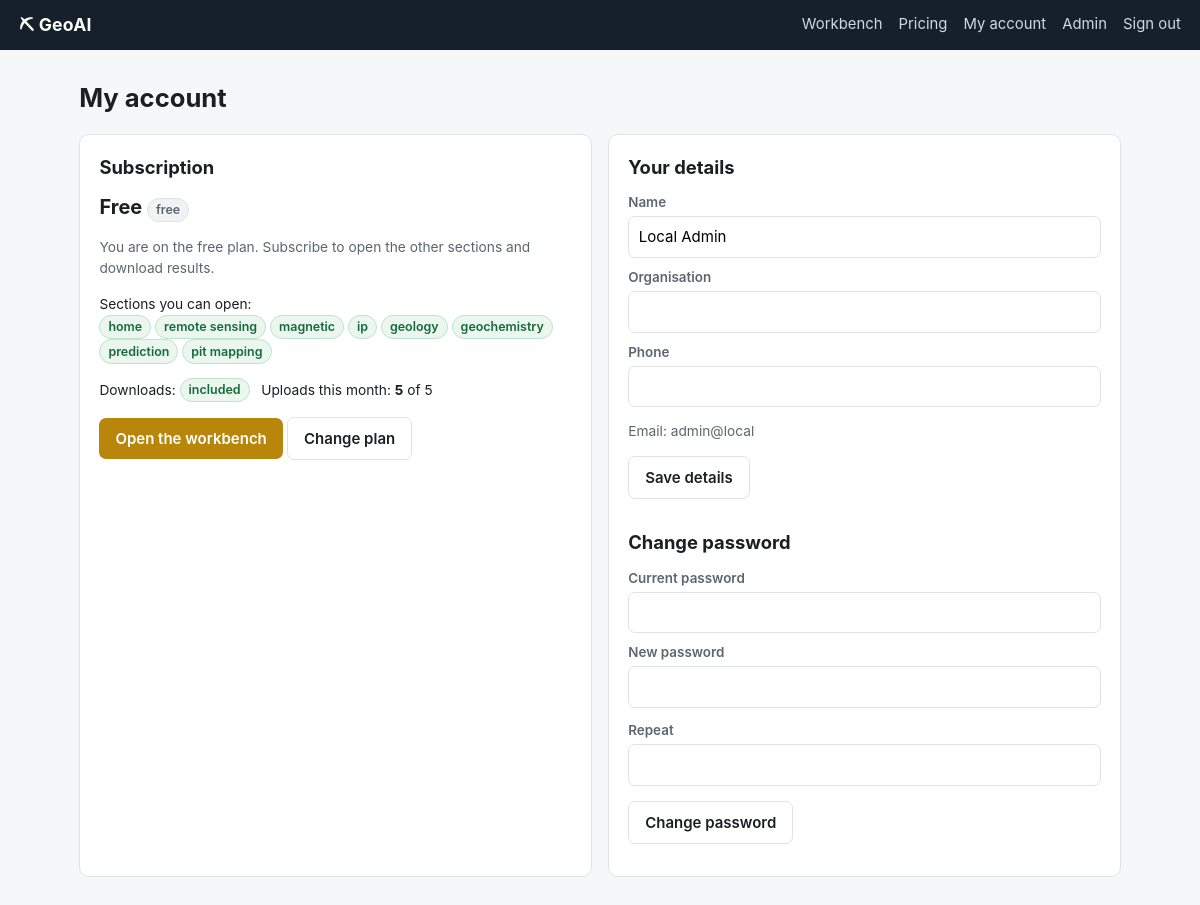
/account (signed in), run on the app's committed database.
### portal/models.py (models this page shows, shortened)
class Plan(db.Model):
    __tablename__ = "plans"
    id = db.Column(db.Integer, primary_key=True)
    code = db.Column(db.String(32), unique=True, nullable=False)        # free, basic, pro
    name = db.Column(db.String(80), nullable=False)
    price = db.Column(db.Float, nullable=False, default=0.0)
    currency = db.Column(db.String(8), nullable=False, default="TZS")
    period_days = db.Column(db.Integer, nullable=False, default=30)
    sections = db.Column(db.Text, nullable=False, default="")           # comma-separated keys of SECTIONS
    can_download = db.Column(db.Boolean, nullable=False, default=False)
    max_uploads_per_month = db.Column(db.Integer, nullable=False, default=0)   # 0 = no limit
    seats = db.Column(db.Integer, nullable=False, default=1)
    is_public = db.Column(db.Boolean, nullable=False, default=True)     # shown on the pricing page
    sort = db.Column(db.Integer, nullable=False, default=0)

class User(UserMixin, db.Model):
    __tablename__ = "users"
    id = db.Column(db.Integer, primary_key=True)
    email = db.Column(db.String(190), unique=True, nullable=False, index=True)
    name = db.Column(db.String(120), nullable=False, default="")
    organisation = db.Column(db.String(160), nullable=False, default="")
    phone = db.Column(db.String(40), nullable=False, default="")
    password_hash = db.Column(db.String(255), nullable=False)
    is_admin = db.Column(db.Boolean, nullable=False, default=False)
    is_active_account = db.Column(db.Boolean, nullable=False, default=True)
    created_at = db.Column(db.DateTime, nullable=False, default=now)
    last_login = db.Column(db.DateTime)
    subscriptions = db.relationship("Subscription", back_populates="user", cascade="all, delete-orphan",
                                    order_by="Subscription.id.desc()")
    payments = db.relationship("Payment", back_populates="user", cascade="all, delete-orphan")
    @property
    def is_active(self):
        return self.is_active_account
    @property
    def subscription(self):
        for s in self.subscriptions:
            if s.is_live:
                return s
        return None
    @property
    def plan(self):
        s = self.subscription
        return s.plan if s else Plan.query.filter_by(code="free").first()
    @property
    def plan_name(self):
        p = self.plan
        return p.name if p else "No plan"
    def allowed_sections(self):
        if self.is_admin:
            return list(SECTIONS)
        p = self.plan
        return p.section_list if p else list(FREE_SECTIONS)
    def may_download(self):
        p = self.plan
        return bool(self.is_admin or (p and p.can_download))
    def uploads_this_month(self):
        start = now().replace(day=1, hour=0, minute=0, second=0, microsecond=0)
        return db.session.query(func.count(UsageEvent.id)).filter(
            UsageEvent.user_id == self.id, UsageEvent.kind == "upload",
            UsageEvent.at >= start).scalar() or 0
    def upload_allowance(self):
        p = self.plan
        limit = p.max_uploads_per_month if p and p.max_uploads_per_month else None
        return self.uploads_this_month(), limit

### portal/auth.py (the view)
@bp.route("/account")
@login_required
def account():
    used, limit = current_user.upload_allowance()
    return render_template("account.html", used=used, limit=limit,
                           history=current_user.subscriptions[:10],
                           payments=sorted(current_user.payments, key=lambda p: p.at, reverse=True)[:10])

### portal/models.py (called while the page is built)
def now():
    return datetime.now(timezone.utc)

### portal/templates/account.html (shortened to what this page needs)
{% extends "base.html" %}
{% block body %}
<h1>My account</h1>
<div class="grid g2">
  <div class="card">
    <h2 style="margin-top:0">Subscription</h2>
    {% set s = current_user.subscription %}
    <p style="font-size:1.25rem;font-weight:700;margin:.2rem 0">{{ current_user.plan_name }}
      {% if s %}<span class="tag ok">active</span>{% else %}<span class="tag no">free</span>{% endif %}</p>
    {% if s %}
      <p class="small">Runs until <b>{{ s.ends_at.strftime('%d %B %Y') }}</b> — {{ s.days_left }} day(s) left.</p>
      {% if s.days_left <= 7 %}<div class="flash error">Your subscription ends soon. Renew to keep access.</div>{% endif %}
    {% else %}
      <p class="small muted">You are on the free plan. Subscribe to open the other sections and download results.</p>
    {% endif %}
    <p class="small">Sections you can open:<br>
      {% for s2 in current_user.allowed_sections() %}<span class="tag ok">{{ s2.replace('-',' ') }}</span> {% endfor %}</p>
    <p class="small">Downloads: {% if current_user.may_download() %}<span class="tag ok">included</span>
      {% else %}<span class="tag no">not included</span>{% endif %}
      &nbsp; Uploads this month: <b>{{ used }}</b>{% if limit %} of {{ limit }}{% else %} (no limit){% endif %}</p>
    <p><a class="btn" href="{{ url_for('app.home') }}">Open the workbench</a>
       <a class="btn sec" href="{{ url_for('billing.pricing') }}">Change plan</a></p>
  </div>
  <div class="card">
    <h2 style="margin-top:0">Your details</h2>
    <form method="post" action="{{ url_for('auth.change_details') }}">
      <label for="n">Name</label><input id="n" name="name" value="{{ current_user.name }}">
      <label for="o">Organisation</label><input id="o" name="organisation" value="{{ current_user.organisation }}">
      <label for="p">Phone</label><input id="p" name="phone" value="{{ current_user.phone }}">
      <p class="small muted">Email: {{ current_user.email }}</p>
      <button class="btn sec" type="submit">Save details</button>
    </form>
    <h2>Change password</h2>
    <form method="post" action="{{ url_for('auth.change_password') }}">
      <label for="c">Current password</label><input id="c" name="current" type="password" required>
      <div class="grid g2" style="gap:.2rem 1rem">
        <div><label for="np">New password</label><input id="np" name="password" type="password" required></div>
        <div><label for="np2">Repeat</label><input id="np2" name="password2" type="password" required></div>
      </div>
      <p><button class="btn sec" type="submit">Change password</button></p>
    </form>
  </div>
</div>
{% endblock %}

### portal/static/style.css (style rules this page uses)
:root { --ink:#1b1f23; --muted:#5b6670; --line:#dfe3e8; --bg:#f6f7f9; --card:#fff; --gold:#b8860b; --gold-dark:#8a6508; --ok:#1e7d44; --ok2:#176b3a; --err:#b3261e; --warn:#8a6508; }
* { box-sizing:border-box }
body { margin:0;font:15px/1.55 -apple-system,BlinkMacSystemFont,"Segoe UI",Roboto,Helvetica,Arial,sans-serif; color:var(--ink);background:var(--bg) }
a { color:var(--gold-dark) }
h1 { font-size:1.6rem;margin:.2rem 0 1rem }
h2 { font-size:1.15rem;margin:1.8rem 0 .7rem }
.card { background:var(--card);border:1px solid var(--line);border-radius:10px;padding:1.1rem 1.2rem;margin-bottom:1rem }
.grid { display:grid;gap:1rem }
.g2 { grid-template-columns:repeat(auto-fit,minmax(300px,1fr)) }
label { display:block;font-size:.84rem;color:var(--muted);margin:.6rem 0 .2rem;font-weight:600 }
input:not([type=checkbox]):not([type=radio]):not([type=submit]):not([type=button]),select,textarea { width:100%;padding:.5rem .6rem;border:1px solid var(--line);border-radius:7px;font:inherit;background:#fff }
.btn { display:inline-block;background:var(--gold);color:#fff;border:0;border-radius:7px;padding:.55rem 1rem; font:inherit;font-weight:600;cursor:pointer;text-decoration:none }
.btn.sec { background:#fff;color:var(--ink);border:1px solid var(--line) }
.tag { display:inline-block;padding:.1rem .5rem;border-radius:99px;font-size:.78rem;font-weight:600;border:1px solid }
.tag.ok { color:var(--ok2);background:#eaf6ee;border-color:#bfe3cc }
.tag.no { color:var(--muted);background:#f1f2f4;border-color:var(--line) }
.muted { color:var(--muted) }
.small { font-size:.86rem }

### data on the page
Plan: plan_name "Free"
User: name "Local Admin", email "admin@local"

### other printed values
{{ BRAND }} "GeoAI"
{{ s2.replace('-',' ') }} "home" "remote sensing" "magnetic" "ip" "geology" "geochemistry" "prediction" "pit mapping"
{{ used }} "5"
{{ limit }} "5"
